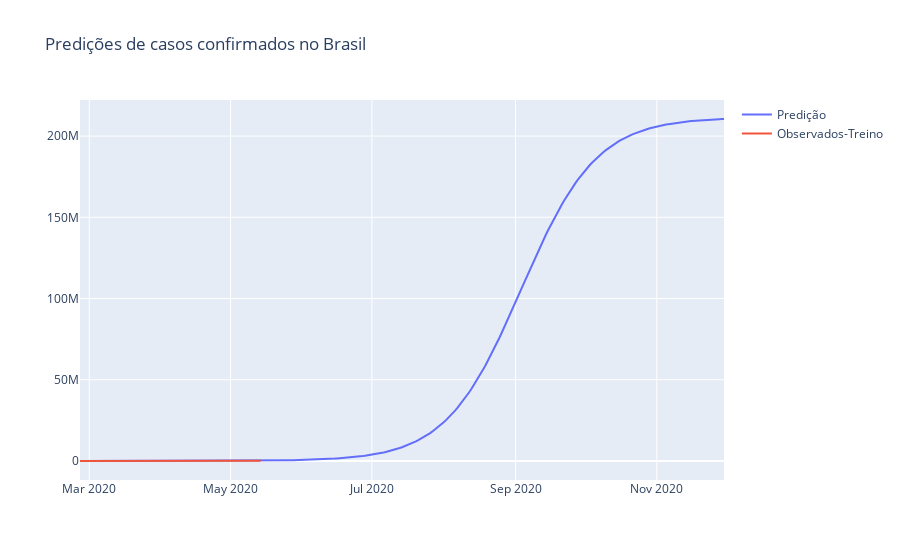

This figure's notebook cell:
### Code cell
fig=go.Figure()

fig.add_trace(go.Scatter(x=forecast.ds,y=forecast.yhat,name='Predição'))

#fig.add_trace(go.Scatter(x=test.index,y=test,name='Observados-Teste'))

fig.add_trace(go.Scatter(x=train.ds,y=train.y,name='Observados-Treino'))

fig.update_layout(title='Predições de casos confirmados no Brasil')
fig.show()
